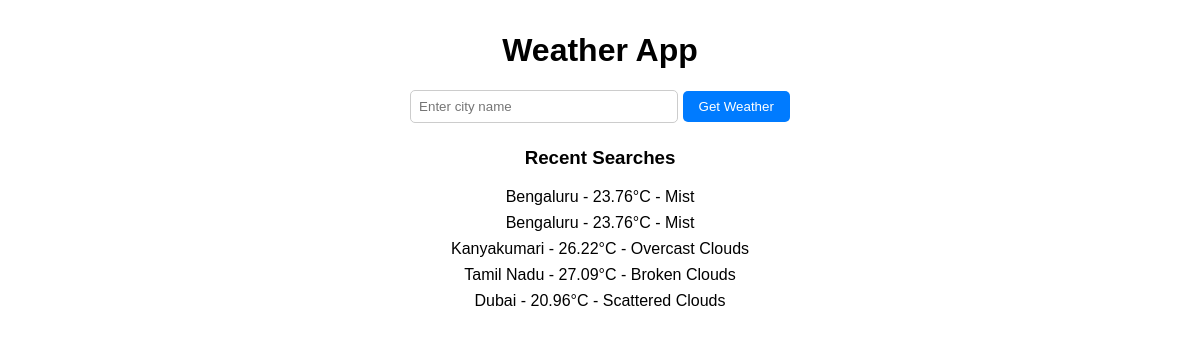
The page / on the database its author committed.
### weatherModel/models.py (models this page shows, shortened)
class SearchHistory(models.Model):
    city_name = models.CharField(max_length=100)
    temperature = models.FloatField(null=True, blank=True)
    humidity = models.IntegerField(null=True, blank=True)
    pressure = models.IntegerField(null=True, blank=True)
    description = models.CharField(max_length=255, null=True, blank=True)
    searched_at = models.DateTimeField(auto_now_add=True)

### weatherModel/views.py (the view, shortened to what this page needs)
# urls.py: path('', views.index),
def index(request):
    weather = None
    error = None
    recent_searches = SearchHistory.objects.order_by('-searched_at')[:5]  # last 5 searches
    return render(request, "weatherModel/index.html", {
        'weather': weather,
        'error': error,
        'recent_searches': recent_searches
    })

### weatherModel/templates/weatherModel/index.html (shortened to what this page needs)
<!DOCTYPE html>
<html lang="en">
<head>
</head>
<body>
    <h1>Weather App</h1>
    <form method="post">
        <input type="text" name="city" placeholder="Enter city name">
        <button type="submit">Get Weather</button>
    </form>
    {% if recent_searches %}
        <div class="recent">
            <h3>Recent Searches</h3>
            <ul>
                {% for search in recent_searches %}
                    <li>{{ search.city_name }} - {{ search.temperature }}°C - {{ search.description }}</li>
                {% endfor %}
            </ul>
        </div>
    {% endif %}
</body>
</html>

### weatherModel/templates/weatherModel/index.html (style rules this page uses)
body { font-family: Arial, sans-serif; margin: 2rem; text-align: center; }
input[type="text"] { padding: 0.5rem; width: 250px; border-radius: 5px; border: 1px solid #ccc; }
button { padding: 0.5rem 1rem; border: none; border-radius: 5px; background: #007BFF; color: white; cursor: pointer; }
.weather, .recent { margin-top: 1.5rem; }
ul { list-style: none; padding: 0; }
li { margin: 0.5rem 0; }

### rows shown on the page
SearchHistory: city_name "Bengaluru", temperature "23.76", description "Mist"
SearchHistory: city_name "Bengaluru", temperature "23.76", description "Mist"
SearchHistory: city_name "Kanyakumari", temperature "26.22", description "Overcast Clouds"
SearchHistory: city_name "Tamil Nadu", temperature "27.09", description "Broken Clouds"
SearchHistory: city_name "Dubai", temperature "20.96", description "Scattered Clouds"
